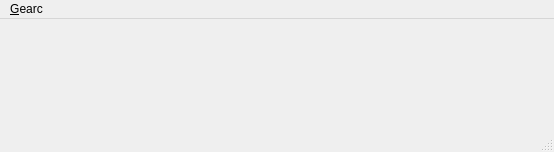
<?xml version="1.0" encoding="UTF-8"?>
<ui version="4.0">
 <author>Daniel L. Contreras Pino</author>
 <class>GEARC_MainWindow</class>
 <widget class="QMainWindow" name="GEARC_MainWindow">
  <property name="geometry">
   <rect>
    <x>0</x>
    <y>0</y>
    <width>554</width>
    <height>152</height>
   </rect>
  </property>
  <property name="sizePolicy">
   <sizepolicy hsizetype="Preferred" vsizetype="Preferred">
    <horstretch>0</horstretch>
    <verstretch>0</verstretch>
   </sizepolicy>
  </property>
  <property name="windowTitle">
   <string notr="true">GEARC</string>
  </property>
  <widget class="QWidget" name="widget_central">
   <layout class="QGridLayout" name="layout_central"/>
  </widget>
  <widget class="QMenuBar" name="menubar">
   <property name="geometry">
    <rect>
     <x>0</x>
     <y>0</y>
     <width>554</width>
     <height>22</height>
    </rect>
   </property>
   <widget class="QMenu" name="menu_Archivo">
    <property name="title">
     <string>&amp;Gearc</string>
    </property>
    <addaction name="separator"/>
    <addaction name="Actmenu_Salir"/>
   </widget>
   <addaction name="menu_Archivo"/>
  </widget>
  <widget class="QStatusBar" name="statusbar"/>
  <action name="Actmenu_Salir">
   <property name="text">
    <string>&amp;Salir</string>
   </property>
   <property name="shortcut">
    <string>Ctrl+Q</string>
   </property>
  </action>
 </widget>
 <resources/>
 <connections>
  <connection>
   <sender>Actmenu_Salir</sender>
   <signal>triggered()</signal>
   <receiver>GEARC_MainWindow</receiver>
   <slot>close()</slot>
   <hints>
    <hint type="sourcelabel">
     <x>-1</x>
     <y>-1</y>
    </hint>
    <hint type="destinationlabel">
     <x>255</x>
     <y>61</y>
    </hint>
   </hints>
  </connection>
 </connections>
</ui>
